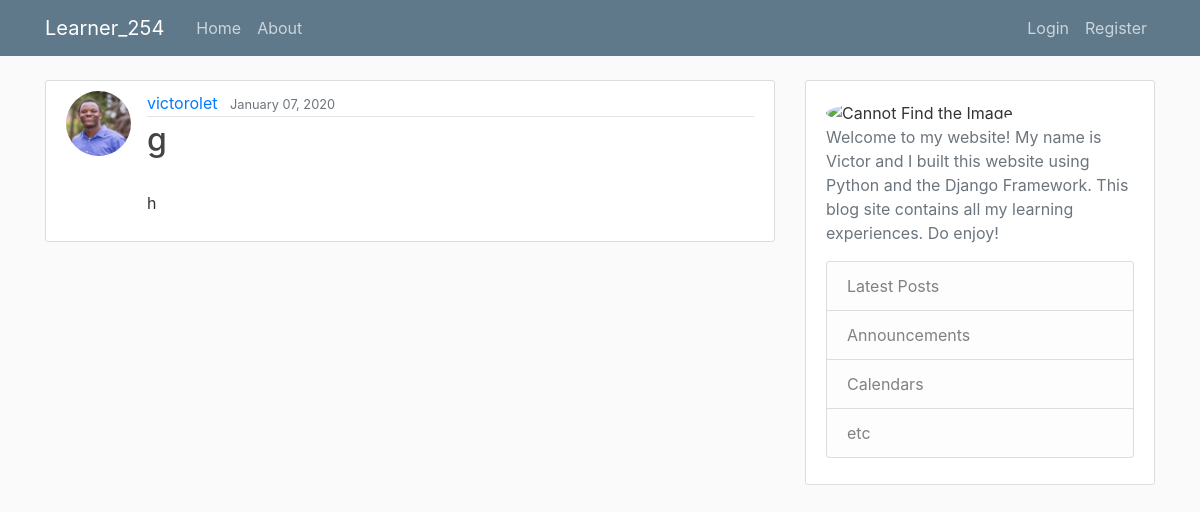
Page /post/125/ on the committed database.
### blog/models.py (models this page shows, shortened)
class Post(models.Model):
    title = models.CharField(max_length=100)
    content = RichTextUploadingField(config_name="full")
    date_posted = models.DateTimeField(default=timezone.now)
    author = models.ForeignKey(User, on_delete=models.CASCADE)
    objects = models.Manager()
    image = models.ImageField(default="default.jpg", upload_to="post_pics")

### users/models.py (models this page shows, shortened)
class Profile(models.Model):
    user = models.OneToOneField(User, on_delete=models.CASCADE)
    image = models.ImageField(default="default.jpg", upload_to="profile_pics")

### blog/views.py (the view)
# urls.py: path("post/<int:pk>/", PostDetailView.as_view(), name="post-detail"),
class PostDetailView(DetailView):
    model = Post

### blog/templates/blog/post_detail.html (shortened to what this page needs)
{% extends "blog/base.html" %}
{% block content %}
<article class="media content-section">
    <img class="rounded-circle article-img" src="{{object.author.profile.image.url}}" alt="">
    <div class="media-body">
        <div class="article-metadata">
            <a class="mr-2" href="{% url 'user-posts' object.author.username %}">{{ object.author }}</a>
            <small class="text-muted">{{ object.date_posted | date:"F d, Y" }}</small>
        </div>
        <h2 class="article-title">{{ object.title }}</h2>
        <p class="article-content">{{ object.content|safe }}</p>
    </div>
</article>
{% endblock content %}
{% block sidebar %}
<img class="rounded-circle"
    src="https://iamlearningstorage.blob.core.windows.net/media/media%2Fprofile_pics%2FMe_Eni_and_Jachin_Clipped.jpg"
    alt="Cannot Find the Image" width="50%">
<p class='text-muted'>Welcome to my website! My name is Victor and I built this website using Python and the Django
    Framework. This blog site contains all my learning experiences. Do enjoy!
<ul class="list-group">
    <li class="list-group-item list-group-item-light">Latest Posts</li>
    <li class="list-group-item list-group-item-light">Announcements</li>
    <li class="list-group-item list-group-item-light">Calendars</li>
    <li class="list-group-item list-group-item-light">etc</li>
</ul>
</p>
{% endblock sidebar %}

### static/blog/main.css (style rules this page uses)
body { background: #fafafa; color: #333333; margin-top: 5rem; }
h1, h2, h3, h4, h5, h6 { color: #444444; }
ul { margin: 0; }
.content-section { background: #ffffff; padding: 10px 20px; border: 1px solid #dddddd; border-radius: 3px; margin-bottom: 20px; }
.article-title { color: #444444; }
.article-content { white-space: pre-line; }
.article-img { height: 65px; width: 65px; margin-right: 16px; }
.article-metadata { padding-bottom: 1px; margin-bottom: 4px; border-bottom: 1px solid #e3e3e3 }

### rows in the picture
Post: author.profile.image (picture), author "victorolet", date_posted "January 07, 2020", title "g", content "h"
